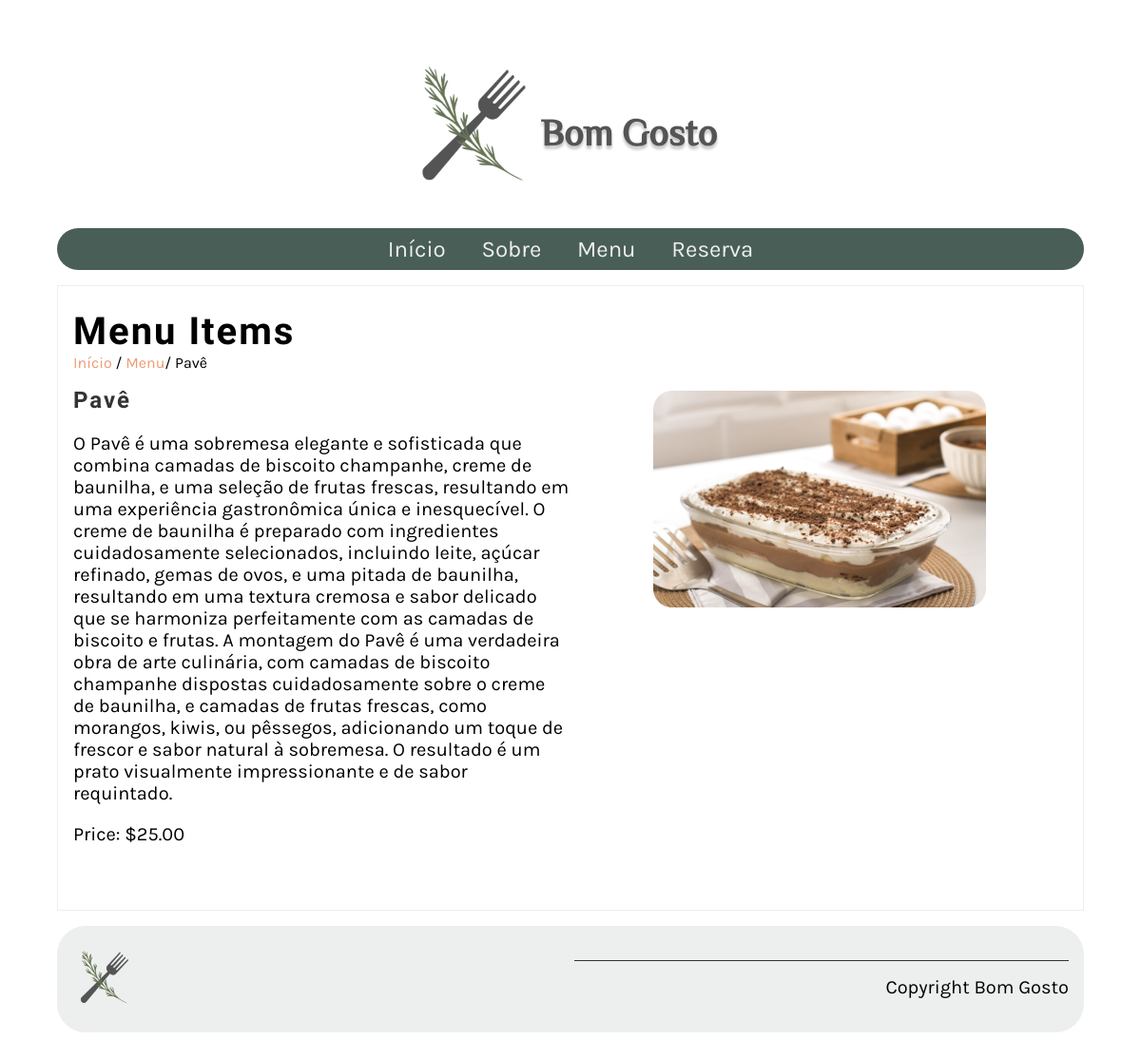
Page /menu_item/4/ on the committed database.
### restaurant/models.py (models this page shows, shortened)
class Menu(models.Model):
   name = models.CharField(max_length=200)
   price = models.IntegerField(null=False)
   menu_item_description = models.TextField(max_length=1000, default='')

### restaurant/views.py (the view)
# urls.py: path('menu_item/<int:pk>/', views.display_menu_item, name="menu_item"),
def display_menu_item(request, pk=None):
    if pk:
        menu_item = Menu.objects.get(pk=pk)
    else:
        menu_item = ""
    return render(request, 'menu_item.html', {"menu_item": menu_item})

### restaurant/templates/menu_item.html (shortened to what this page needs)
{% extends 'base.html' %} {% load static %} {% block content %}
<section>
    <article>
        <h1>Menu Items</h1>
        <span>
         <a href="{% url 'home' %}">Início</a> /
         <a href="{% url 'menu' %}">Menu</a>/
         {{menu_item.name}}
      </span>
        <div class="row">
            <div class="column">
                <h2>
                    {{ menu_item.name }}
                </h2>
                <p>
                    {{ menu_item.menu_item_description }}
                </p>
                <p>
                    Price: ${{ menu_item.price }}.00
                </p>
            </div>
            <div class="column">
                <p style="text-align: center;">
                    <img src="{% static 'img/menu_items/'|add:menu_item.name|add:'.png' %}" alt="{{ menu_item.name}}" />
                </p>
            </div>
        </div>
    </article>
</section>
{% endblock %}

### restaurant/static/css/style.css (style rules this page uses)
body { font-family: 'Karla', sans-serif; margin-top: 3rem; margin-bottom: 3rem; margin-left: 5%; margin-right: 5%; }
h1, h2, h3, h4, h5, h6 { font-family: 'Markazi Text', serif; letter-spacing: 2px; ; }
h1 { font-size: 2.5rem; margin-top: 1.5rem; margin-bottom: 0; }
h2 { font-size: 1.5rem; color: #333333; margin: 1rem 0; }
p, ul { font-size: 1.25rem; ; }
a { color: #EE9972; text-decoration: none; }
section { display: flex; gap: 2rem 1rem; margin-top: 1rem; margin-bottom: 1rem; flex-direction: row; }
article { flex: 1; }
article img { max-width: 100%; }
main article { border: 1px solid #EDEFEE; padding-left: 1rem; padding-right: 1rem; }
.row { display: flex; flex-direction: row; width: 100%; padding-bottom: 1rem; }
.column { flex-basis: 50%; margin-bottom: 1rem; padding-bottom: 1rem; }

### rows in the picture
Menu: name "Pavê", menu_item_description "O Pavê é uma sobremesa elegante e sofisticada que combina camadas de biscoito champanhe, creme de baunilha, e uma seleção de frutas frescas, resultando em uma experiência gastronômica única e inesquecível. O creme de baunilha é preparado com ingredientes cuidadosamente selecionados, incluindo leite, açúcar refinado, gemas de ovos, e uma pitada de baunilha, resultando em uma textura cremosa e sabor delicado que se harmoniza perfeitamente com as camadas de biscoito e frutas. A montagem do Pavê é uma verdadeira obra de arte culinária, com camadas de biscoito champanhe dispostas cuidadosamente sobre o creme de baunilha, e camadas de frutas frescas, como morangos, kiwis, ou pêssegos, adicionando…", price "25", name (picture)
